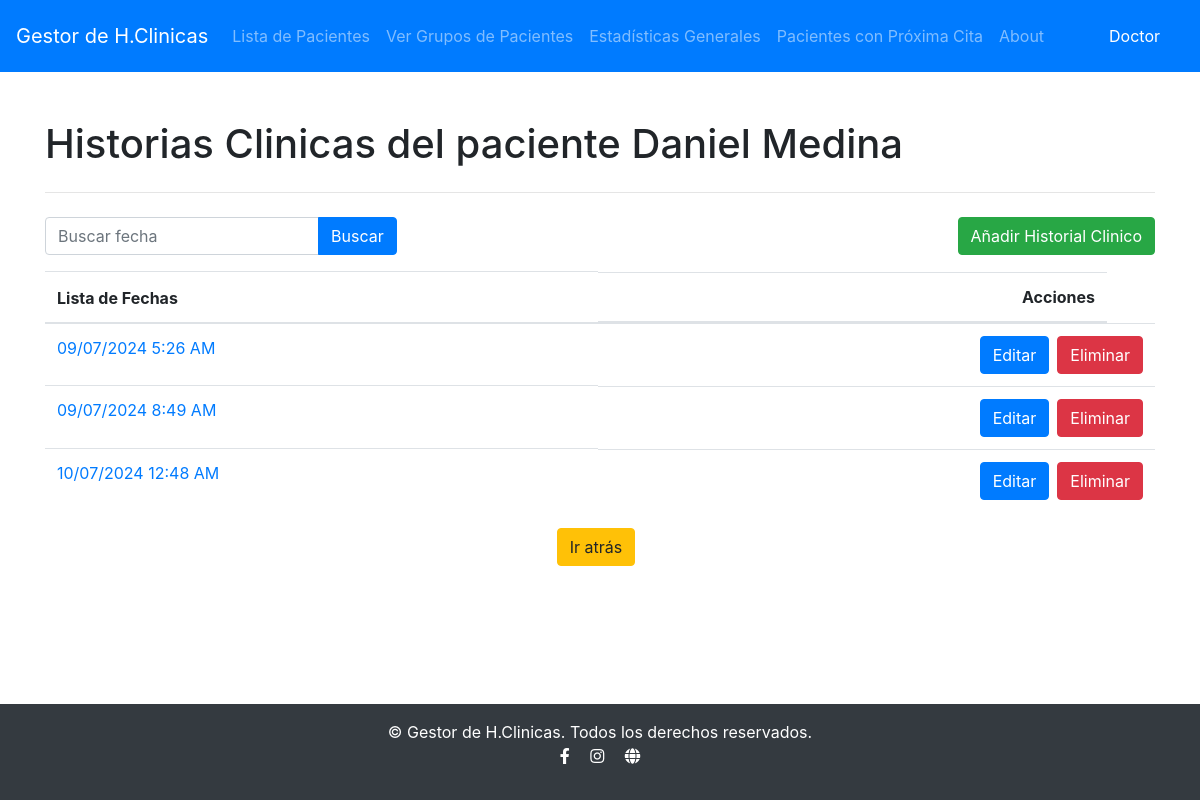
Before: /pacientes/01111972163/fechas/ (signed in) with the older database file.
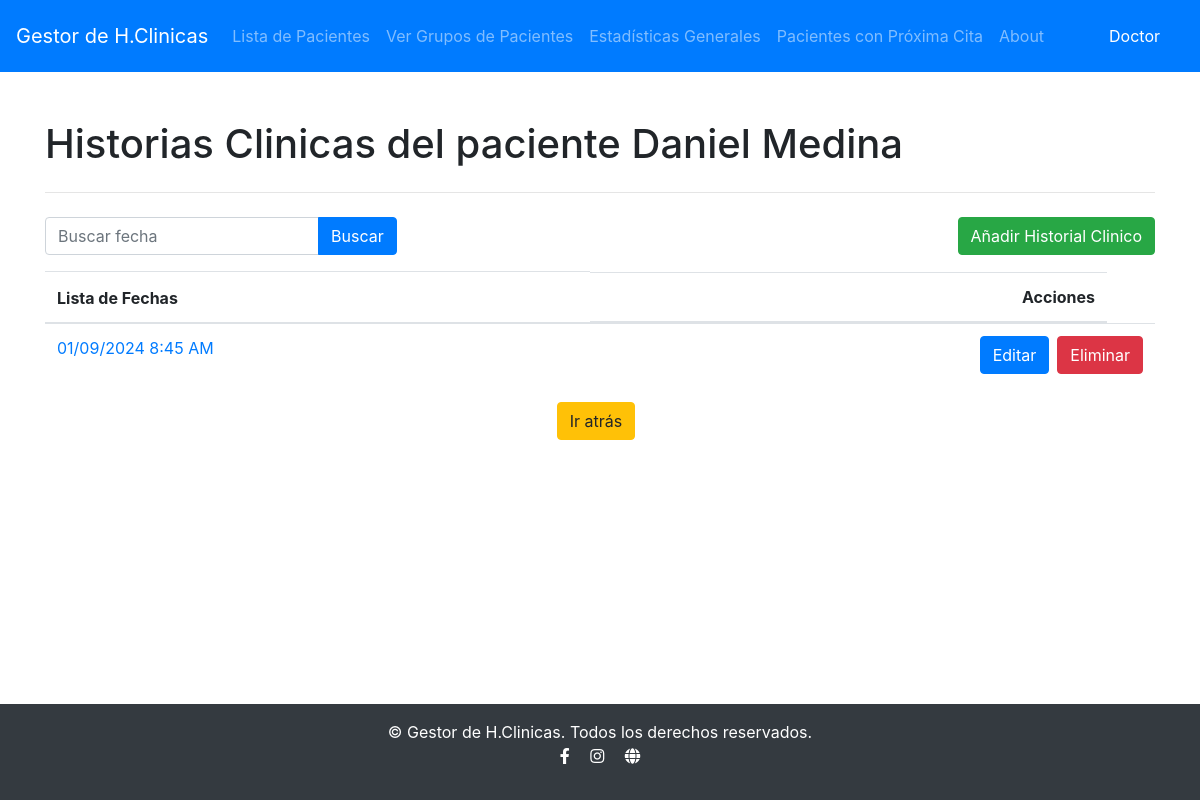
After: the same page with the newer database file.
### Historia/models.py (models this page shows, shortened)
class Fecha(models.Model):
    id = models.IntegerField(primary_key=True)
    fecha_inicial = models.DateTimeField()
    paciente = models.ForeignKey(Paciente, on_delete=models.CASCADE, related_name='fechas')

### Historia/views/fechas.py (the view)
# urls.py: path('pacientes/<str:pk>/fechas/', fechas.ver_fechas_paciente, name='ver_fechas_paciente'),
@login_required(login_url="/")
def ver_fechas_paciente(request, pk):
    paciente = get_object_or_404(Paciente, pk=pk)
    search_query = request.GET.get('search', '')
    if search_query:
        try:
            search_date = datetime.strptime(search_query, '%d/%m/%Y')
            fechas = Fecha.objects.filter(paciente=paciente, fecha_inicial__date=search_date.date(), fecha_inicial__time=search_date.time())
        except ValueError:
            fechas = Fecha.objects.filter(paciente=paciente, fecha_inicial__icontains=search_query)
    else:
        fechas = Fecha.objects.filter(paciente=paciente)
    context = {
        'paciente': paciente,
        'fechas': fechas,
        'search_query': search_query
    }
    return render(request, 'fechas/fechas_paciente.html', context)

### Historia/templates/fechas/fechas_paciente.html
{% extends 'base.html' %}
{% block content %}
<h1>Historias Clinicas del paciente {{ paciente.nombre }} {{ paciente.apellidos }}</h1>
<hr class="my-4" />
<div class="d-flex justify-content-between align-items-center mb-3">
	<form action="{% url 'ver_fechas_paciente' paciente.pk %}" method="get" class="form-inline">
		<div class="input-group">
			<input type="text" class="form-control" name="search" placeholder="Buscar fecha" value="{{ search_query }}">
			<div class="input-group-append">
				<button class="btn btn-primary mr-2" type="submit">Buscar</button>
			</div>
		</div>
	</form>
    {% if perms.Historia.change_fecha %}
	<a class="btn btn-success" href="{% url 'crear_fecha_paciente' paciente.pk %}"
	>Añadir Historial Clinico</a
	>
    {% endif %}
</div>
<table class="table">
    <thead>
        <tr>
            <th>Lista de Fechas</th>
            {% if perms.Historia.change_fecha %}
            <th class="d-flex justify-content-end mr-5">Acciones</th>
            {% endif %}
        </tr>
    </thead>
    <tbody>
        {% for fecha in fechas %}
        <tr>
            <td>
                <a href="{% url 'ver_egeneral' paciente.pk fecha.pk %}">{{ fecha.fecha_inicial|date:"d/m/Y  g:i A" }}</a>
            </td>
            {% if perms.Historia.change_fecha %}
            <td class="d-flex justify-content-end">
                <a class="btn btn-primary mr-2" href="{% url 'editar_fecha_paciente' paciente.pk fecha.pk %}">Editar</a>
                <a class="btn btn-danger" href="{% url 'eliminar_fecha_paciente' paciente.pk fecha.pk %}">Eliminar</a>
            </td>
            {% endif %}
        </tr>
        {% endfor %}
    </tbody>
</table>
<div class="d-flex justify-content-center">
	<a class="btn btn-warning mr-2" href="{% url 'lista_pacientes' %}" class="back-button">Ir atrás</a>
	</div>
</div>
{% endblock %}

Changed rows visible on the page:
removed Fecha: fecha_inicial "09/07/2024 5:26 AM"
removed Fecha: fecha_inicial "09/07/2024 8:49 AM"
removed Fecha: fecha_inicial "10/07/2024 12:48 AM"
now on this page (row edited): Fecha: fecha_inicial "01/09/2024 8:45 AM"
